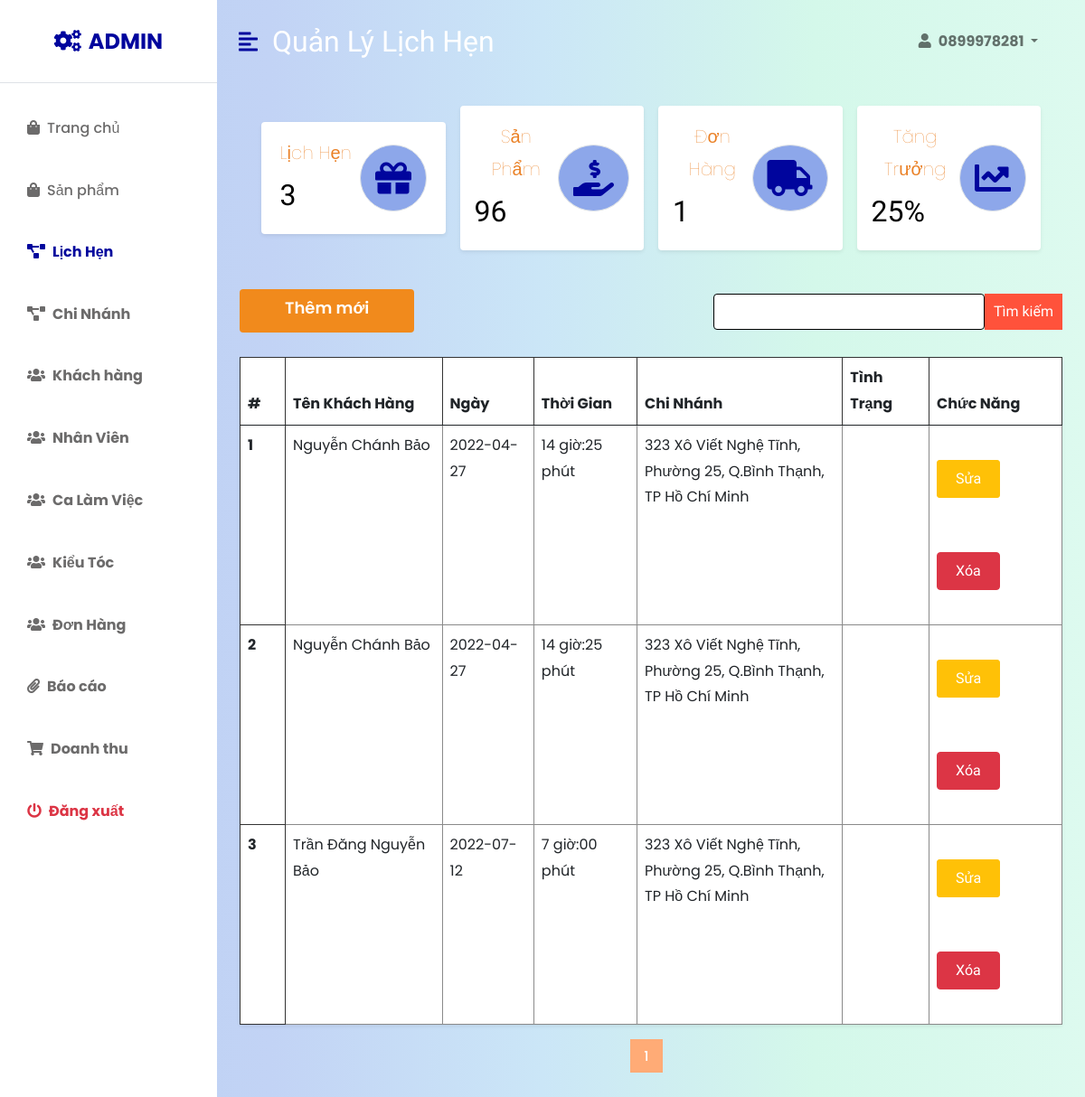
Page /admin/quanlylichhen.php (signed in) on the committed database.
### tables this page shows
CREATE TABLE `lichhen` (
  `id_lichhen` int(11) NOT NULL,
  `name` varchar(255) DEFAULT NULL,
  `phone` varchar(255) DEFAULT NULL,
  `ngay` date DEFAULT NULL,
  `thoigian` varchar(255) DEFAULT NULL,
  `chinhanh` varchar(255) DEFAULT NULL,
  `note` varchar(255) DEFAULT NULL,
  `dichvu` varchar(255) NOT NULL,
  `tongtien` int(11) NOT NULL,
  `tinhtrang` varchar(255) NOT NULL
);

### admin/quanlylichhen.php (the view, shortened to what this page needs)
<!DOCTYPE html>
<html lang="en">
<head>
    <link href="https://cdn.jsdelivr.net/npm/bootstrap@5.0.0-beta3/dist/css/bootstrap.min.css" rel="stylesheet" />
    <link rel="stylesheet" href="https://cdnjs.cloudflare.com/ajax/libs/font-awesome/5.15.3/css/all.min.css" />
    <link rel="stylesheet" href="admin.css" />
    <link rel="stylesheet" href="../css/style.css" />
</head>
<body>
    <div class="d-flex" id="wrapper">
        <div class="bg-white" id="sidebar-wrapper">
            <div class="sidebar-heading text-center py-4 primary-text fs-4 fw-bold text-uppercase border-bottom"><i
                    class="fa fa-cogs me-2"></i>admin</div>
            <div class="list-group list-group-flush my-3">
            <a href="index.php" class="list-group-item list-group-item-action bg-transparent second-text "><i
                        class="fas fa-shopping-bag me-2"></i>Trang chủ</a>
                <a href="quanlysanpham.php" class="list-group-item list-group-item-action bg-transparent second-text"><i
                        class="fas fa-shopping-bag me-2"></i>Sản phẩm</a>
                <a href="quanlylichhen.php" class="list-group-item list-group-item-action bg-transparent second-text fw-bold active"><i
                        class="fas fa-project-diagram me-2"></i>Lịch Hẹn</a>
                <a href="quanlychinhanh.php" class="list-group-item list-group-item-action bg-transparent second-text fw-bold "><i
                        class="fas fa-project-diagram me-2"></i>Chi Nhánh</a>
                <a href="quanlyuser.php" class="list-group-item list-group-item-action bg-transparent second-text fw-bold"><i
                        class="fas fa-users me-2"></i>Khách hàng</a>
                <a href="quanlynhanvien.php" class="list-group-item list-group-item-action bg-transparent second-text fw-bold"><i
                        class="fas fa-users me-2"></i>Nhân Viên</a>
                <a href="quanlycalam.php" class="list-group-item list-group-item-action bg-transparent second-text fw-bold"><i
                        class="fas fa-users me-2"></i>Ca Làm Việc</a>
                <a href="quanlymautoc.php" class="list-group-item list-group-item-action bg-transparent second-text fw-bold"><i
                        class="fas fa-users me-2"></i>Kiểu Tóc</a>
                <a href="quanlydonhang.php" class="list-group-item list-group-item-action bg-transparent second-text fw-bold"><i
                        class="fas fa-users me-2"></i>Đơn Hàng</a>
                <a href="quanlybaocao.php" class="list-group-item list-group-item-action bg-transparent second-text fw-bold"><i
                        class="fas fa-paperclip me-2"></i>Báo cáo</a>
                <a href="quanlydoanhthu.php" class="list-group-item list-group-item-action bg-transparent second-text fw-bold"><i
                        class="fas fa-shopping-cart me-2"></i>Doanh thu</a>
                <a href="../logout.php" class="list-group-item list-group-item-action bg-transparent text-danger fw-bold"><i
                        class="fas fa-power-off me-2"></i>Đăng xuất</a>
            </div>
        </div>
        <div id="page-content-wrapper">
            <nav class="navbar navbar-expand-lg navbar-light bg-transparent py-4 px-4">
                <div class="d-flex align-items-center">
                    <i class="fas fa-align-left primary-text fs-4 me-3" id="menu-toggle"></i>
                    <h2 class="fs-2 m-0" >Quản Lý Lịch Hẹn</h2>
                </div>
                <div class="collapse navbar-collapse" id="navbarSupportedContent">
                    <ul class="navbar-nav ms-auto mb-2 mb-lg-0">
                        <li class="nav-item dropdown">
                            <a class="nav-link dropdown-toggle second-text fw-bold" href="#" id="navbarDropdown"
                                role="button" data-bs-toggle="dropdown" aria-expanded="false">
                                <i class="fas fa-user me-2"></i><?php if (isset($_SESSION['user']) && $_SESSION['user']){
                        echo $_SESSION['user'];
                    }
                    else{
                        echo 'Bạn chưa đăng nhập';
                    }?>
                            </a>
                        </li>
                    </ul>
                </div>
            </nav>
            <div class="container-fluid px-4">
                <div class="row g-3 my-2">
                <div class="col-md-3">
                        <div class="p-3 bg-white shadow-sm d-flex justify-content-around align-items-center rounded">
                            <div>
                                <?php
                                    include "../config.php";
                                    $sql = "SELECT * FROM lichhen";
                                    $res = mysqli_query($conn, $sql);
                                    $count = mysqli_num_rows($res);
                                ?>
                                <p class="fs-5">Lịch Hẹn</p>
                                <h3 class="fs-2" style="color: #000;"><?php echo $count?></h3>
                            </div>
                            <i class="fas fa-gift fs-1 primary-text border rounded-full secondary-bg p-3"></i>
                        </div>
                    </div>
                    <div class="col-md-3">
                        <div class="p-3 bg-white shadow-sm d-flex justify-content-around align-items-center rounded">
                            <div>
                            <?php
                                    include "../config.php";
                                    $sql = "SELECT * FROM sanpham";
                                    $res = mysqli_query($conn, $sql);
                                    $count = mysqli_num_rows($res);
                                ?>
                                <p class="fs-5">Sản Phẩm</p>
                                <h3 class="fs-2" style="color: #000;"><?php echo $count?></h3>
                            </div>
                            <i
                                class="fas fa-hand-holding-usd fs-1 primary-text border rounded-full secondary-bg p-3"></i>
                        </div>
                    </div>
                    <div class="col-md-3">
                        <div class="p-3 bg-white shadow-sm d-flex justify-content-around align-items-center rounded">
                            <div>
                            <?php
                                    include "../config.php";
                                    $sql = "SELECT * FROM donhang";
                                    $res = mysqli_query($conn, $sql);
                                    $count = mysqli_num_rows($res);
                                ?>
                                <p class="fs-5">Đơn Hàng</p>
                                <h3 class="fs-2" style="color: #000;"><?php echo $count?></h3>
                            </div>
                            <i class="fas fa-truck fs-1 primary-text border rounded-full secondary-bg p-3"></i>
                        </div>
                    </div>
                    <div class="col-md-3">
                        <div class="p-3 bg-white shadow-sm d-flex justify-content-around align-items-center rounded">
                            <div>
                            <div>
                                <p class="fs-5">Tăng Trưởng</p>
                                <h3 class="fs-2" style="color: #000;">25%</h3>
                            </div>
                            </div>
                            <i class="fas fa-chart-line fs-1 primary-text border rounded-full secondary-bg p-3"></i>
                        </div>
                    </div>
                </div>
                </div>
                <div    class="row my-5">
                    <ul class="quanly">
                    <li><a href="themlichhen.php" class="btn__add" style="padding: 15px 50px; background-color: #f18a1c; border-radius: 4px; text-align: center;padding-top: 8px; color: #fff; font-size: 18px; font-weight: 600;">
                            Thêm mới
                        </a></li>
                    <li><form method="POST" class="d-flex" action="">
                            <input name="search" type="search" class="form-control" style="border-color: #000;height: 40px; width: 300px; position: relative;">
                            <button name="sbm" class="btn btn-success" style=" border-color: #f18a1c; border: unset; margin-top: 0px; padding: 8px 10px;">Tìm kiếm</button>
                        </form>
                    </li>
                    </ul>
                        <?php  if(empty($_POST['search'])){?>
                                        <div class="col">
                                        <table class="table bg-white rounded shadow-sm  table-hover">
                            <thead>
                                <tr>
                                    <th scope="col" width="50">#</th>
                                    <th scope="col">Tên Khách Hàng</th>
                                    <th scope="col">Ngày</th>
                                    <th scope="col">Thời Gian</th>
                                    <th scope="col" style="width:25%;">Chi Nhánh</th>
                                    <th scope="col">Tình Trạng</th>
                                    <th scope="col">Chức Năng</th>
                                </tr>
                            </thead>
                            <tbody>
                            <?php
                                include '../config.php';
                                $totalRecords = mysqli_query($conn, "SELECT * FROM `lichhen`");
                                $totalRecords = $totalRecords->num_rows;
                                $current_page = isset($_GET['page']) ? $_GET['page'] : 1;
                                $limit = 6;
                                $total_page = ceil($totalRecords / $limit);
                                $i = 1;
                                $start = ($current_page - 1) * $limit;
                                $result = mysqli_query($conn, "SELECT * FROM lichhen LIMIT $start, $limit");
                                while ($row = mysqli_fetch_array($result)){
                            ?>
                                <tr>
                                    <th scope="row"><?php echo $i++ ?></th>
                                    <td><?php echo $row['name']?></td>
                                    <td><?php echo $row['ngay']?></td>
                                    <td><?php echo $row['thoigian']?></td>
                                    <td><?php echo $row['chinhanh']?></td>
                                    <td><?php echo $row['tinhtrang']?></td>
                                    <td>
                                        <a class="btn btn-warning" style=" line-height: 40px; padding: 0px 20px; background-color:#ffc107; border-radius: 3px" href="sualichhen.php?id_lichhen=<?php echo $row['id_lichhen']?>">Sửa</a>
                                        <a class="btn btn-danger" style="line-height: 40px; padding: 0px 20px; background-color:#dc3545; border-radius: 0.25rem;" href="xoalichhen.php?id_lichhen=<?php echo $row['id_lichhen']?>">Xóa</a>
                                    </td>
                                </tr>
                            <?php }?>
                            </tbody>
                                </table>
                <ul class="pagination">
                <?php for ($i = 1; $i <= $total_page; $i++){
                    if ($i == $current_page){
                        echo '<li class="pag-item"><span >'.$i.'</span></li>';
                    }
                    else{
                        echo '<li class="pag-item"><a href = "quanlylichhen.php?page='.$i.'">'.$i.'</a></li>';
                    }
                    }?>
                    </ul>
                    </div>
                <?php }?>
                </div>
            </div>
        </div>
</body>
</html>

### admin/admin.css (style rules this page uses)
:root { --main-bg-color: #001f99; --main-text-color: #00059d; --second-text-color: #6c6b6b; --second-bg-color: #8da7ea; }
.primary-text { color: var(--main-text-color); }
.second-text { color: var(--second-text-color); }
.secondary-bg { background-color: var(--second-bg-color); }
.rounded-full { border-radius: 100%; }
#wrapper { overflow-x: hidden; background-image: linear-gradient( to right, #bad1f3, #c2d3f5, #cbe6f7, #d4f8ea, #ddfaef ); }
#sidebar-wrapper { min-height: 100vh; margin-left: -15rem; -webkit-transition: margin 0.25s ease-out; -moz-transition: margin 0.25s ease-out; -o-transition: margin 0.25s ease-out; transition: margin 0.25s ease-out; }
#sidebar-wrapper .sidebar-heading { padding: 0.875rem 1.25rem; font-size: 1.2rem; }
#sidebar-wrapper .list-group { width: 15rem; }
#page-content-wrapper { min-width: 100vw; }
#menu-toggle { cursor: pointer; }
.list-group-item { border: none; padding: 20px 30px; }
.list-group-item.active { background-color: transparent; color: var(--main-text-color); font-weight: bold; border: none; }
@media (min-width: 768px) { #sidebar-wrapper { margin-left: 0; } }
@media (min-width: 768px) { #page-content-wrapper { min-width: 0; width: 100%; } }
* { margin: 0; padding:0; box-sizing: border-box; }
body { font-family: 'Poppins', sans-serif; }
.navbar { display: flex; align-items: center; padding: 20px; }
nav { flex: 1; text-align: right; }
nav ul { display: inline-block; list-style-type: none; }
nav ul li { display: inline-block; margin-right: 20px; }
a { text-decoration: none; color: #555; }
p { text-align: center; color: #555; font-size: medium; }
.row { display: flex; align-items: center; flex-wrap: wrap; justify-content: space-around; padding-left: 25px; padding-right: 25px; }
.row p { color: #EA8025; font-size: 20px; margin-bottom: 10px; }
.btn { display: inline-block; background: #ff523b; color: #fff; padding: 10px 35px; margin: 30px 0; border-radius: 30px; transition: background 0.5s; }
h2 { text-align: center; }
ul { list-style-type: none; }
ul.quanly { display: flex; justify-content: space-between; }
table tr th { border: 1px solid #333; }
table tr td { border: 1px solid #8a8a8a; }

### css/style.css (style rules this page uses)
* { padding: 0; margin: 0; box-sizing: border-box; }
:root { --bg1: #151828; --bg2: #1b1f34; --body:#959DCC; --brand:#FFAB76; --white:#fff; }
body { color: var(--body); line-height: 1.8; background-color: var(--bg1); }
.active { background-color: #f68037; }
ul { list-style: none; margin: 0; padding: 0; }
a { text-decoration: none; }
h1,h2,h3,h4,h5,h6 { font-family: "Dela Gothic One", 'Segoe UI', Tahoma, Geneva, Verdana, sans-serif; color: #fff; }
a { color: var(--body); text-decoration: none; font-weight: 500; transition: all 0.4s ease; }
p { color: #fff; font-weight: 100; }
.navbar { background-color: rgb(24, 22, 22) ; }
.nav-link { text-transform: uppercase; color: var(--white); }
.btn { padding: 16px 36px; font-family: "Dela Gothic One", 'Segoe UI', Tahoma, Geneva, Verdana, sans-serif; transition: all 0.4s ease; border-radius: 0; }
ul.pagination { text-align: center; display: flex; justify-content: center; align-items: center; }
li.pag-item { padding: 5px 15px; background-color: #FFAB76; margin-right: 10px; color: var(--white); font-size: 15px; font-weight: 500; }

### rows in the picture
lichhen: name "Nguyễn Chánh Bảo", ngay "2022-04-27", thoigian "14 giờ:25 phút", chinhanh "323 Xô Viết Nghệ Tĩnh, Phường 25, Q.Bình Thạnh, TP Hồ Chí Minh"
lichhen: name "Nguyễn Chánh Bảo", ngay "2022-04-27", thoigian "14 giờ:25 phút", chinhanh "323 Xô Viết Nghệ Tĩnh, Phường 25, Q.Bình Thạnh, TP Hồ Chí Minh"
lichhen: name "Trần Đăng Nguyễn Bảo", ngay "2022-07-12", thoigian "7 giờ:00 phút", chinhanh "323 Xô Viết Nghệ Tĩnh, Phường 25, Q.Bình Thạnh, TP Hồ Chí Minh"

### other values in the picture
$_SESSION['user'] "0899978281"
$count "3"
$count "96"
$count "1"
